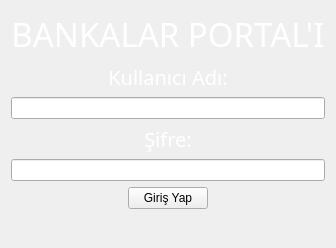
<?xml version="1.0" encoding="UTF-8"?>
<ui version="4.0">
 <class>loginPageClass</class>
 <widget class="QWidget" name="loginPageClass">
  <property name="geometry">
   <rect>
    <x>0</x>
    <y>0</y>
    <width>328</width>
    <height>236</height>
   </rect>
  </property>
  <property name="windowTitle">
   <string>loginPage</string>
  </property>
  <layout class="QGridLayout" name="gridLayout">
   <item row="0" column="0">
    <layout class="QVBoxLayout" name="verticalLayout">
     <item>
      <widget class="QLabel" name="label">
       <property name="font">
        <font>
         <family>Gill Sans MT</family>
         <pointsize>25</pointsize>
         <bold>false</bold>
        </font>
       </property>
       <property name="styleSheet">
        <string notr="true">color: rgb(255, 255, 255);</string>
       </property>
       <property name="text">
        <string>BANKALAR PORTAL'I</string>
       </property>
       <property name="alignment">
        <set>Qt::AlignmentFlag::AlignCenter</set>
       </property>
      </widget>
     </item>
     <item>
      <widget class="QLabel" name="label_2">
       <property name="font">
        <font>
         <family>Gill Sans MT</family>
         <pointsize>15</pointsize>
         <bold>false</bold>
        </font>
       </property>
       <property name="styleSheet">
        <string notr="true">color: rgb(255, 255, 255);</string>
       </property>
       <property name="text">
        <string>Kullanıcı Adı:</string>
       </property>
       <property name="alignment">
        <set>Qt::AlignmentFlag::AlignCenter</set>
       </property>
      </widget>
     </item>
     <item>
      <widget class="QLineEdit" name="usernameLineEdit">
       <property name="styleSheet">
        <string notr="true"/>
       </property>
      </widget>
     </item>
     <item>
      <widget class="QLabel" name="label_3">
       <property name="font">
        <font>
         <family>Gill Sans MT</family>
         <pointsize>15</pointsize>
         <bold>false</bold>
        </font>
       </property>
       <property name="styleSheet">
        <string notr="true">color: rgb(255, 255, 255);</string>
       </property>
       <property name="text">
        <string>Şifre:</string>
       </property>
       <property name="alignment">
        <set>Qt::AlignmentFlag::AlignCenter</set>
       </property>
      </widget>
     </item>
     <item>
      <widget class="QLineEdit" name="passwordLineEdit">
       <property name="styleSheet">
        <string notr="true"/>
       </property>
      </widget>
     </item>
     <item>
      <layout class="QHBoxLayout" name="horizontalLayout">
       <item>
        <spacer name="horizontalSpacer">
         <property name="orientation">
          <enum>Qt::Orientation::Horizontal</enum>
         </property>
         <property name="sizeHint" stdset="0">
          <size>
           <width>40</width>
           <height>20</height>
          </size>
         </property>
        </spacer>
       </item>
       <item>
        <widget class="QPushButton" name="loginPushButton">
         <property name="styleSheet">
          <string notr="true"/>
         </property>
         <property name="text">
          <string>Giriş Yap</string>
         </property>
        </widget>
       </item>
       <item>
        <spacer name="horizontalSpacer_2">
         <property name="orientation">
          <enum>Qt::Orientation::Horizontal</enum>
         </property>
         <property name="sizeHint" stdset="0">
          <size>
           <width>40</width>
           <height>20</height>
          </size>
         </property>
        </spacer>
       </item>
      </layout>
     </item>
     <item>
      <widget class="QLabel" name="statusLabel">
       <property name="font">
        <font>
         <family>Gill Sans MT</family>
         <pointsize>12</pointsize>
         <bold>false</bold>
        </font>
       </property>
       <property name="styleSheet">
        <string notr="true">color: rgb(255, 255, 255);</string>
       </property>
       <property name="text">
        <string/>
       </property>
       <property name="alignment">
        <set>Qt::AlignmentFlag::AlignCenter</set>
       </property>
      </widget>
     </item>
    </layout>
   </item>
  </layout>
 </widget>
 <layoutdefault spacing="6" margin="11"/>
 <resources>
  <include location="loginPage.qrc"/>
 </resources>
 <connections/>
</ui>
